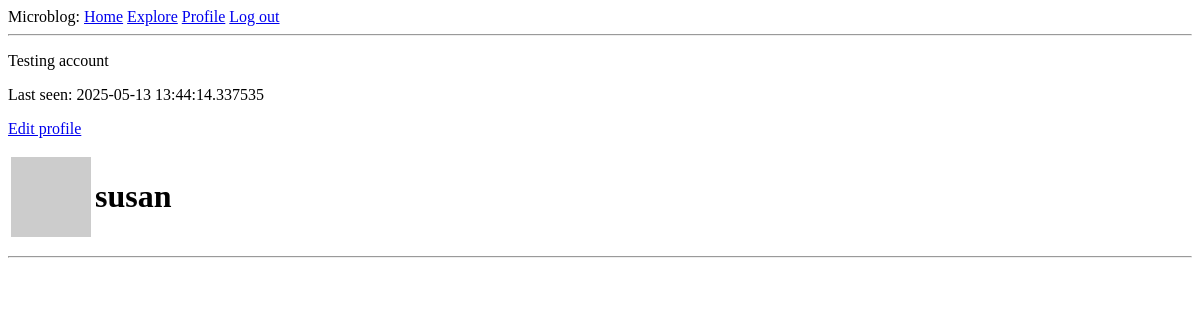
Before: /user/susan (signed in) with the older database file.
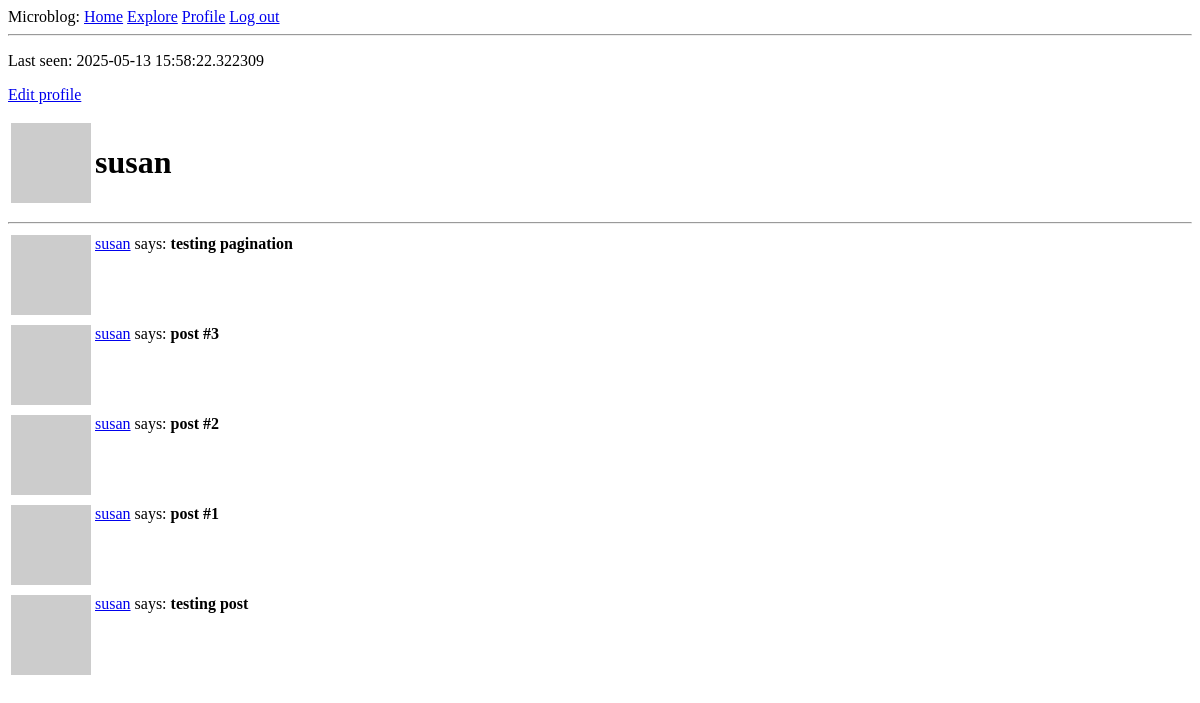
After: the same page with the newer database file.
### app/models.py (models this page shows, shortened)
class User(UserMixin, db.Model):
    id: so.Mapped[int] = so.mapped_column(primary_key=True)
    username: so.Mapped[str] = so.mapped_column(sa.String(64), index=True, unique=True)
    email: so.Mapped[str] = so.mapped_column(sa.String(120), index=True, unique=True)
    password_hash: so.Mapped[Optional[str]] = so.mapped_column(sa.String(256))
    posts: so.WriteOnlyMapped['Post'] = so.relationship(back_populates='author')
    about_me: so.Mapped[Optional[str]] = so.mapped_column(sa.String(140))
    last_seen: so.Mapped[Optional[datetime]] = so.mapped_column(default=lambda: datetime.now(timezone.utc))
    following: so.WriteOnlyMapped['User'] = so.relationship(secondary=followers, primaryjoin=(followers.c.follower_id == id), secondaryjoin=(followers.c.followed_id == id), back_populates='followers')
    followers: so.WriteOnlyMapped['User'] = so.relationship(secondary=followers, primaryjoin=(followers.c.followed_id == id), secondaryjoin=(followers.c.follower_id == id), back_populates='following')
    def avatar(self, size):
        digest = md5(self.email.lower().encode('utf8')).hexdigest()
        return f'https://www.gravatar.com/avatar/{digest}?d=identicon&s={size}'

class Post(db.Model):
    id: so.Mapped[int] = so.mapped_column(primary_key=True)
    body: so.Mapped[str] = so.mapped_column(sa.String(140))
    timestamp: so.Mapped[datetime] = so.mapped_column(index=True, default=lambda: datetime.now(timezone.utc))
    user_id: so.Mapped[int] = so.mapped_column(sa.ForeignKey(User.id), index=True)
    author: so.Mapped[User] = so.relationship(back_populates='posts')

### app/routes.py (the view)
@app.route('/user/<username>')
@login_required
def user(username):
    user = db.first_or_404(sa.select(User).where(User.username == username))
    page = request.args.get('page', 1, type=int)
    query = user.posts.select().order_by(Post.timestamp.desc())
    posts = db.paginate(query, page=page, per_page = app.config['POSTS_PER_PAGE'], error_out=False)
    next_url = url_for('user', username=user.username, page=posts.next_num) \
        if posts.has_next else None
    prev_url = url_for('user', username=user.username, page=posts.prev_num) \
        if posts.has_prev else None
    form = EmptyForm()
    return render_template('user.html', user=user, posts=posts.items, form=form, next_url=next_url, prev_url=prev_url)

### app/models.py (called while the page is built)
@login.user_loader
def load_user(id):
    return db.session.get(User, int(id))

### app/routes.py (called while the page is built)
@app.before_request
def before_request():
    if current_user.is_authenticated:
        current_user.last_seen = datetime.now(timezone.utc)
        db.session.commit()

### app/templates/user.html (shortened to what this page needs)
{% extends "base.html" %}
{% block content %}
    <table>
        <tr valign="top">
            <td><img src="{{ user.avatar(112) }}"></td>
            <td><h1>{{ user.username }}</h1></td>
        </tr>
        <tr>
            {% if user.about_me %}<p>{{ user.about_me }}</p>{% endif %}
            {% if user.last_seen %}<p>Last seen: {{ user.last_seen }}</p>{% endif %}
        </tr>
        <tr valign="top">
            {% if user == current_user %}
                <p><a href="{{ url_for('edit_profile') }}">Edit profile</a></p>
            {% endif %}
        </tr>
    </table>
    <hr>
    {% for post in posts %}
        {% include '_post.html' %}
    {% endfor %}
{% endblock %}

### app/templates/_post.html
<table>
    <tr valign="top">
        <td><img src="{{ post.author.avatar(36) }}"></td>
        <td><a href="{{ url_for('user', username=post.author.username) }}">{{ post.author.username }}</a> says: <b>{{ post.body }}</b></td>
    </tr>
</table>

Changed rows visible on the page:
changed User "susan": last_seen "2025-05-13 13:44:14.337535" → "2025-05-13 15:58:22.322309"; about_me "Testing account" → (not shown)
added Post: author.username "susan", body "testing pagination"
added Post: author.username "susan", body "post #3"
added Post: author.username "susan", body "post #2"
added Post: author.username "susan", body "post #1"
added Post: author.username "susan", body "testing post"
